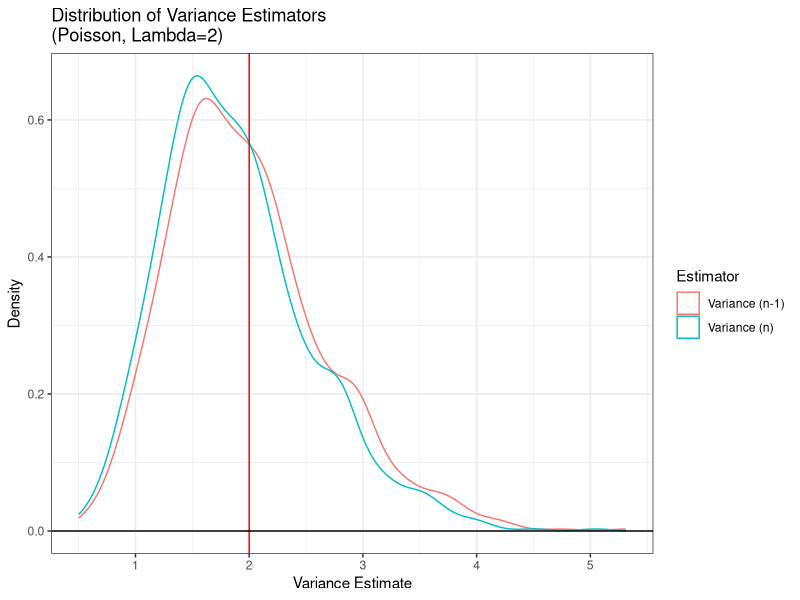
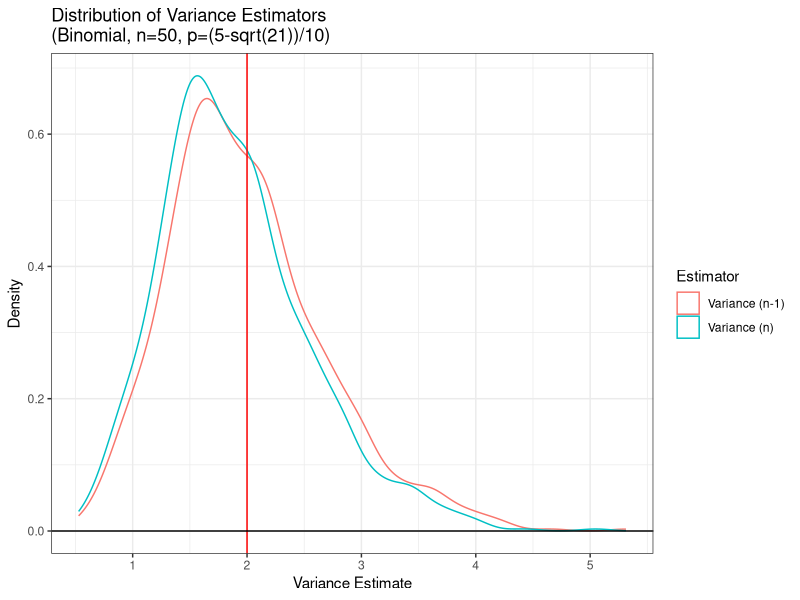
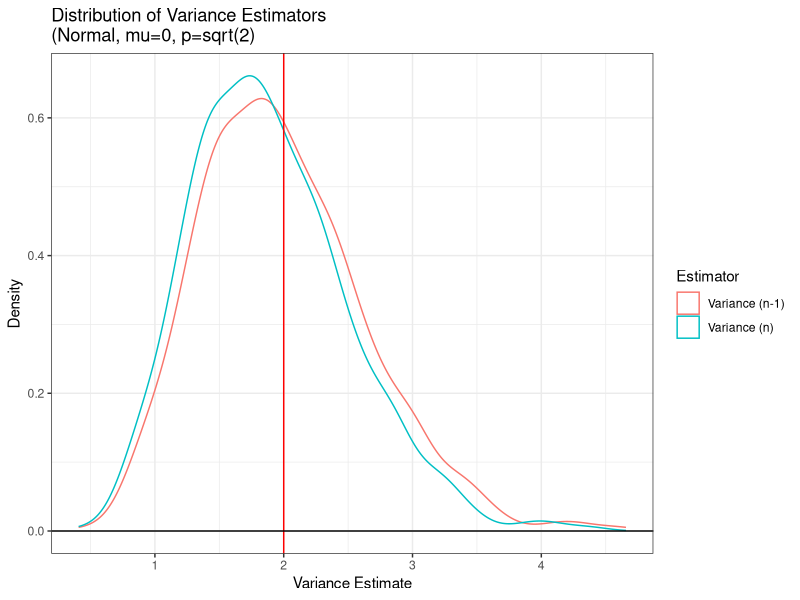
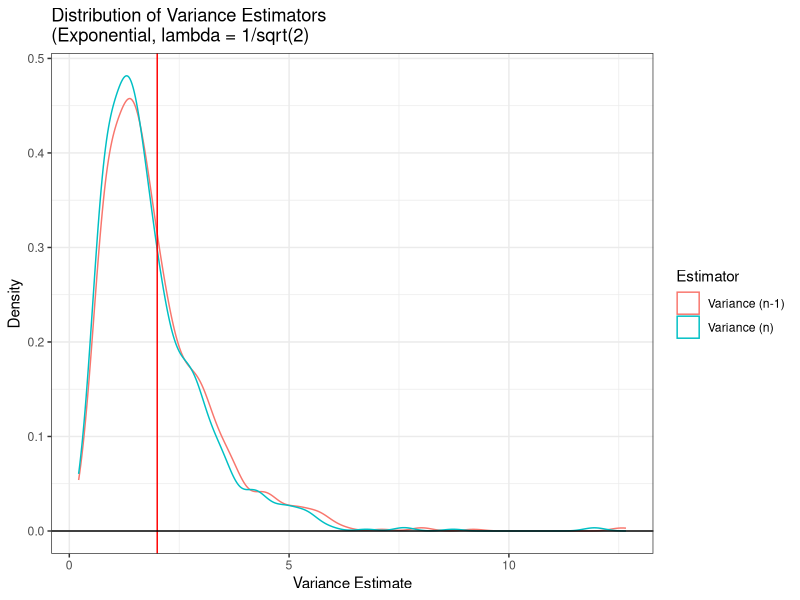
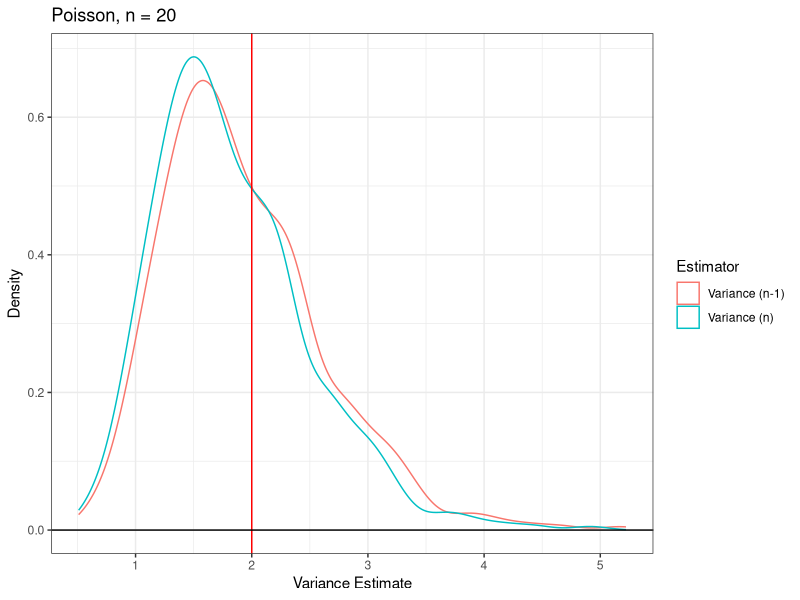
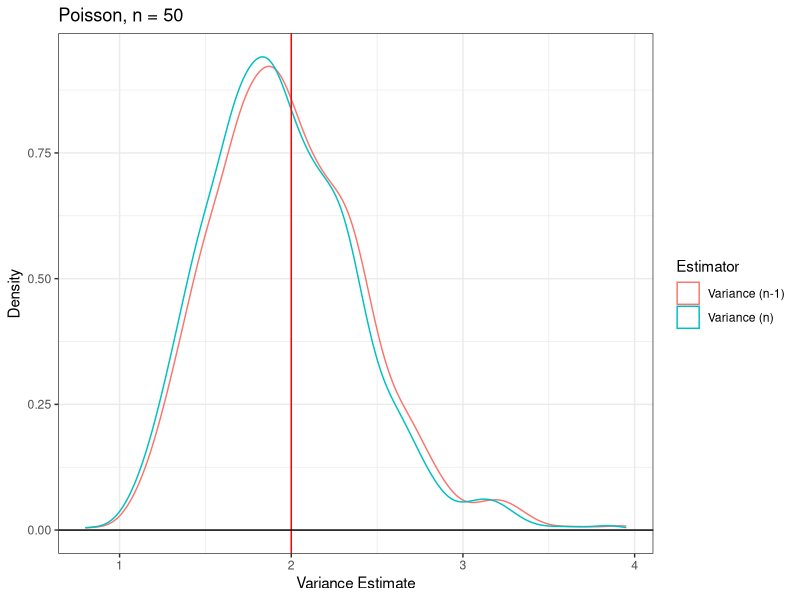
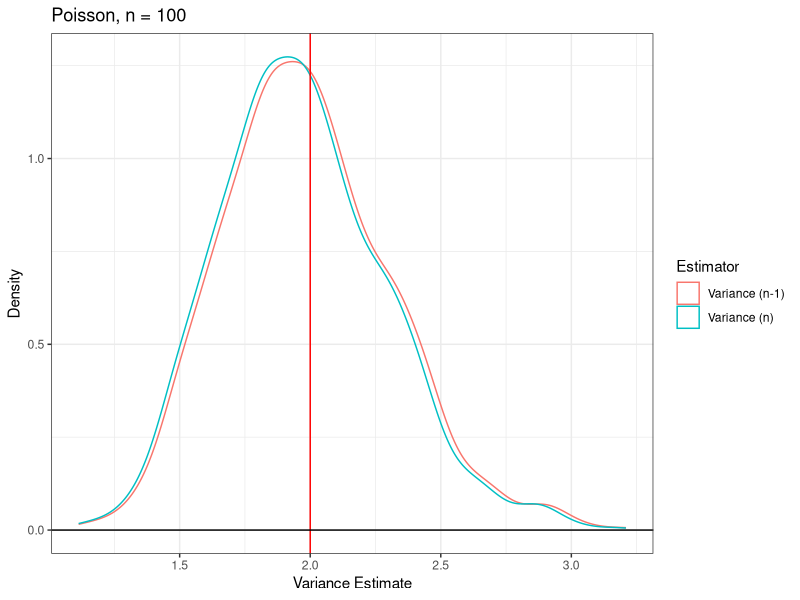
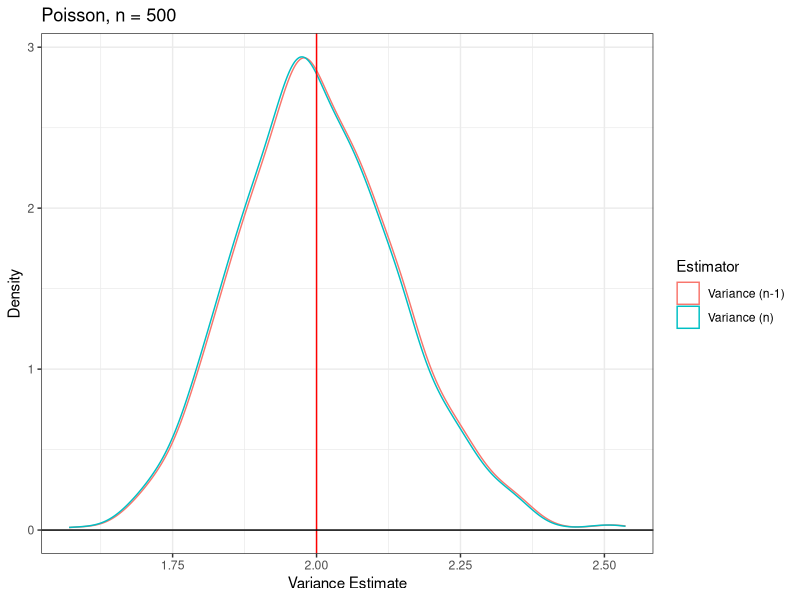

Write R code to recreate these figures, in order.
## ---- chunk 1
#| echo: false

default_chunk_hook  <- knitr::knit_hooks$get("chunk")

latex_font_size <- c("Huge", "huge", "LARGE", "Large", 
                     "large", "normalsize", "small", 
                     "footnotesize", "scriptsize", "tiny")

knitr::knit_hooks$set(chunk = function(x, options) {
  x <- default_chunk_hook(x, options)
  if(options$size %in% latex_font_size) {
    paste0("\n \\", options$size, "\n\n", 
      x, 
      "\n\n \\normalsize"
    )
  } else {
    x
  }
})
## ---- chunk 2
#| label: load-packages
#| include: false
library(tidyverse)
library(patchwork)
library(knitr)
## ---- chunk 3
set.seed(7272)

var.n1 = NA #initialized vector for S_{n-1}^2
var.n = NA #initialized vector for S_{n}^2
n = 20
var.true = 2

for(i in 1:1000){
  x = rpois(n = n, lambda = 2)
  mean.val = sum(x) / n
  sqr.dev = (x-mean.val)^2
  
  var.n1[i] = sum(sqr.dev) / (n-1)
  var.n[i] = sum(sqr.dev) / n
}

# Compare estimators
bias.n1 = mean(var.n1 - var.true)
bias.n = mean(var.n - var.true)

precision.n1 = 1/var(var.n1)
precision.n = 1/var(var.n)

mse.n1 = bias.n1^2 + var(var.n1)
mse.n = bias.n^2 + var(var.n)

# Create numerical table
poisson.comparison = tibble(
  Estimator = c("Variance (n-1)", "Variance (n)"),
  Bias = c(bias.n1, bias.n),
  Precision = c(precision.n1,precision.n),
  MSE = c(mse.n1, mse.n)
)

poisson.comparison |>
  knitr::kable(digits = 2, caption = "Poisson Variance Estimator Comparison")

# Create Plots
ggdat = tibble(
  value = c(var.n1, var.n),
  estimator = rep(c("Variance (n-1)", "Variance (n)"), each = 1000)
)

ggdat |> ggplot() +
  geom_density(aes(x=value, color=estimator))+
  geom_vline(xintercept = var.true, col = "red") +
  geom_hline(yintercept = 0) +
  theme_bw() +
  labs(x = "Variance Estimate", 
       y = "Density",
       color = "Estimator") +
  ggtitle("Distribution of Variance Estimators\n(Poisson, Lambda=2)")
## ---- chunk 4
set.seed(7272)

var.n1 = NA #initialized vector for S_{n-1}^2
var.n = NA #initialized vector for S_{n}^2
n = 20
var.true = 2

for(i in 1:1000){
  x = rbinom(n,50,(5-sqrt(21))/10)
  mean.val = sum(x) / n
  sqr.dev = (x-mean.val)^2
  
  var.n1[i] = sum(sqr.dev) / (n-1)
  var.n[i] = sum(sqr.dev) / n
}

# Compare estimators
bias.n1 = mean(var.n1 - var.true)
bias.n = mean(var.n - var.true)

precision.n1 = 1/var(var.n1)
precision.n = 1/var(var.n)

mse.n1 = bias.n1^2 + var(var.n1)
mse.n = bias.n^2 + var(var.n)

# Create numerical table
binom.comparison = tibble(
  Estimator = c("Variance (n-1)", "Variance (n)"),
  Bias = c(bias.n1, bias.n),
  Precision = c(precision.n1,precision.n),
  MSE = c(mse.n1, mse.n)
)

binom.comparison |>
  knitr::kable(digits = 2, caption = "Binomial Variance Estimator Comparison")

# Create Plots
ggdat = tibble(
  value = c(var.n1, var.n),
  estimator = rep(c("Variance (n-1)", "Variance (n)"), each = 1000)
)

ggdat |> ggplot() +
  geom_density(aes(x=value, color=estimator))+
  geom_vline(xintercept = var.true, col = "red") +
  geom_hline(yintercept = 0) +
  theme_bw() +
  labs(x = "Variance Estimate", 
       y = "Density",
       color = "Estimator") +
  ggtitle("Distribution of Variance Estimators\n(Binomial, n=50, p=(5-sqrt(21))/10)")
## ---- chunk 5
set.seed(7272)

var.n1 = NA #initialized vector for S_{n-1}^2
var.n = NA #initialized vector for S_{n}^2
n = 20
var.true = 2

for(i in 1:1000){
  x = rnorm(n,0,sqrt(2))
  mean.val = sum(x) / n
  sqr.dev = (x-mean.val)^2
  
  var.n1[i] = sum(sqr.dev) / (n-1)
  var.n[i] = sum(sqr.dev) / n
}

# Compare estimators
bias.n1 = mean(var.n1 - var.true)
bias.n = mean(var.n - var.true)

precision.n1 = 1/var(var.n1)
precision.n = 1/var(var.n)

mse.n1 = bias.n1^2 + var(var.n1)
mse.n = bias.n^2 + var(var.n)

# Create numerical table
norm.comparison = tibble(
  Estimator = c("Variance (n-1)", "Variance (n)"),
  Bias = c(bias.n1, bias.n),
  Precision = c(precision.n1,precision.n),
  MSE = c(mse.n1, mse.n)
)

norm.comparison |>
  knitr::kable(digits = 2, caption = "Normal Dist. Variance Estimator Comparison")

# Create Plots
ggdat = tibble(
  value = c(var.n1, var.n),
  estimator = rep(c("Variance (n-1)", "Variance (n)"), each = 1000)
)

ggdat |> ggplot() +
  geom_density(aes(x=value, color=estimator))+
  geom_vline(xintercept = var.true, col = "red") +
  geom_hline(yintercept = 0) +
  theme_bw() +
  labs(x = "Variance Estimate", 
       y = "Density",
       color = "Estimator") +
  ggtitle("Distribution of Variance Estimators\n(Normal, mu=0, p=sqrt(2)")
## ---- chunk 6
set.seed(7272)

var.n1 = NA #initialized vector for S_{n-1}^2
var.n = NA #initialized vector for S_{n}^2
n = 20
var.true = 2

for(i in 1:1000){
  x = rexp(n,rate=1/sqrt(2))
  mean.val = sum(x) / n
  sqr.dev = (x-mean.val)^2
  
  var.n1[i] = sum(sqr.dev) / (n-1)
  var.n[i] = sum(sqr.dev) / n
}

# Compare estimators
bias.n1 = mean(var.n1 - var.true)
bias.n = mean(var.n - var.true)

precision.n1 = 1/var(var.n1)
precision.n = 1/var(var.n)

mse.n1 = bias.n1^2 + var(var.n1)
mse.n = bias.n^2 + var(var.n)

# Create numerical table
exp.comparison = tibble(
  Estimator = c("Variance (n-1)", "Variance (n)"),
  Bias = c(bias.n1, bias.n),
  Precision = c(precision.n1,precision.n),
  MSE = c(mse.n1, mse.n)
)

exp.comparison |>
  knitr::kable(digits = 2, caption = "Exp. Distr. Variance Estimator Comparison")

# Create Plots
ggdat = tibble(
  value = c(var.n1, var.n),
  estimator = rep(c("Variance (n-1)", "Variance (n)"), each = 1000)
)

ggdat |> ggplot() +
  geom_density(aes(x=value, color=estimator))+
  geom_vline(xintercept = var.true, col = "red") +
  geom_hline(yintercept = 0) +
  theme_bw() +
  labs(x = "Variance Estimate", 
       y = "Density",
       color = "Estimator") +
  ggtitle("Distribution of Variance Estimators\n(Exponential, lambda = 1/sqrt(2)")
## ---- chunk 7
#| echo=FALSE

distr.simulator = function(n, var.true, distr.name, title.name){
  set.seed(7272)

  var.n1 = NA
  var.n = NA

  for(i in 1:1000){
  
  x = case_when(
      distr.name == "poisson"  ~ rpois(n, 2),
      distr.name == "binomial" ~ rbinom(n, 50, (5 - sqrt(21))/10),
      distr.name == "normal"  ~ rnorm(n, 0, sqrt(2)),
      distr.name == "exponential"   ~ rexp(n, 1/sqrt(2))
    )

  mean.val = sum(x) / n
  sqr.dev = (x-mean.val)^2
  
  var.n1[i] = sum(sqr.dev) / (n-1)
  var.n[i] = sum(sqr.dev) / n
}

bias.n1 = mean(var.n1 - var.true)
bias.n = mean(var.n - var.true)

precision.n1 = 1/var(var.n1)
precision.n = 1/var(var.n)

mse.n1 = bias.n1^2 + var(var.n1)
mse.n = bias.n^2 + var(var.n)
  
comparison = tibble(
  Estimator = c("Variance (n-1)", "Variance (n)"),
  Bias = c(bias.n1, bias.n),
  Precision = c(precision.n1,precision.n),
  MSE = c(mse.n1, mse.n)
)


ggdat = tibble(
  value = c(var.n1, var.n),
  estimator = rep(c("Variance (n-1)", "Variance (n)"), each = 1000)
)

plot = ggdat |> ggplot() +
  geom_density(aes(x=value, color=estimator))+
  geom_vline(xintercept = var.true, col = "red") +
  geom_hline(yintercept = 0) +
  theme_bw() +
  labs(x = "Variance Estimate", 
       y = "Density",
       color = "Estimator") +
  ggtitle(title.name)

return(list(
    table = comparison,
    plot = plot
  ))

}
## ---- chunk 8
#| echo=FALSE

#Poisson 
pois20 = distr.simulator(20, 2, "poisson", "Poisson, n = 20")
pois50 = distr.simulator(50, 2, "poisson", "Poisson, n = 50")
pois100 = distr.simulator(100, 2, "poisson", "Poisson, n = 100")
pois500 = distr.simulator(500, 2, "poisson", "Poisson, n = 500")

poisson.table = tibble(
  n = c(20, 50, 100, 500),
  `Bias (n-1)` = c(pois20$table$Bias[1], pois50$table$Bias[1], 
                   pois100$table$Bias[1], pois500$table$Bias[1]
  ),
  `Bias (n)` = c(pois20$table$Bias[2], pois50$table$Bias[2], 
                 pois100$table$Bias[2], pois500$table$Bias[2]
  ),               
  `Precision (n-1)` = c(pois20$table$Precision[1], pois50$table$Precision[1], 
                        pois100$table$Precision[1], pois500$table$Precision[1]
  ),                      
  `Precision (n)` = c(pois20$table$Precision[2],      
                      pois50$table$Precision[2], 
                      pois100$table$Precision[2], pois500$table$Precision[2]
  ),
  `MSE (n-1)` = c(pois20$table$MSE[1], pois50$table$MSE[1], 
                  pois100$table$MSE[1], pois500$table$MSE[1]
  ),                
  `MSE (n)` = c(pois20$table$MSE[2], pois50$table$MSE[2], 
                pois100$table$MSE[2], pois500$table$MSE[2]
  )
)


poisson.table |>
  knitr::kable(digits = 4,
               caption = "Poisson Variance Estimators Across Sample Sizes")

# Plots (didn't use patchwork because they were too small)
pois20$plot
pois50$plot
pois100$plot
pois500$plot
